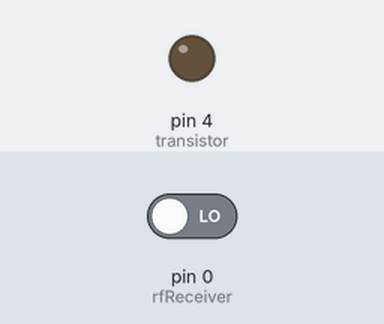
Bench run of a sketch on a simulated Arduino Uno, built with avr-gcc and run on an emulated ATmega328P. Shown: output pins drawn as LEDs (lit = HIGH). Inputs (shaded band) come from the test bench; at power-on: pin 0 (rfReceiver) LOW.

Above: at 1.2 s.
1.3 s: pin 0 (rfReceiver) driven HIGH
At 1.8 s:
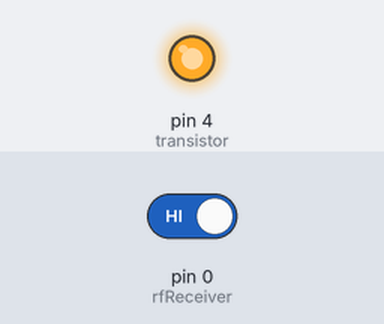
Timing chart, 0 to 4.3 s (numbered marks = the images above; inputs shaded):
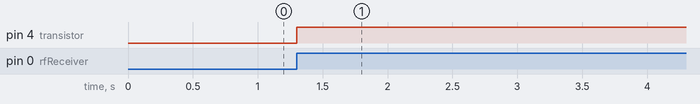

Measured:
- after the input at 1.3 s, pin 4 (transistor): LOW → HIGH at once

The sketch:

strobe_doorbell.ino
```cpp
/*
 *  Strobe Doorbell
 *
 * Purpose: Transmitter triggers momentary high on D2 of receiver. D2 feeds into D0 of uC.
 * D4 of uC triggers transistor for 10 sec. Transistor enables strobe for 10 sec.
 */

const int rfReceiver = 0;   // pin number of RF Receiver
const int transistor = 4;        // pin number of the transistor

boolean rfState = LOW;

void setup() {
  // Initialize pins as output and input
  pinMode(rfReceiver, INPUT);
  pinMode(transistor, OUTPUT);
}

// Loop forever
void loop() {
  // Read the state from the RF Receiver
  rfState = digitalRead(rfReceiver);

  // If state changes, trigger relay momentarily
  if(rfState == HIGH){
    digitalWrite(transistor, HIGH);
    delay(10000);
    digitalWrite(transistor, LOW);
  }

}
```
